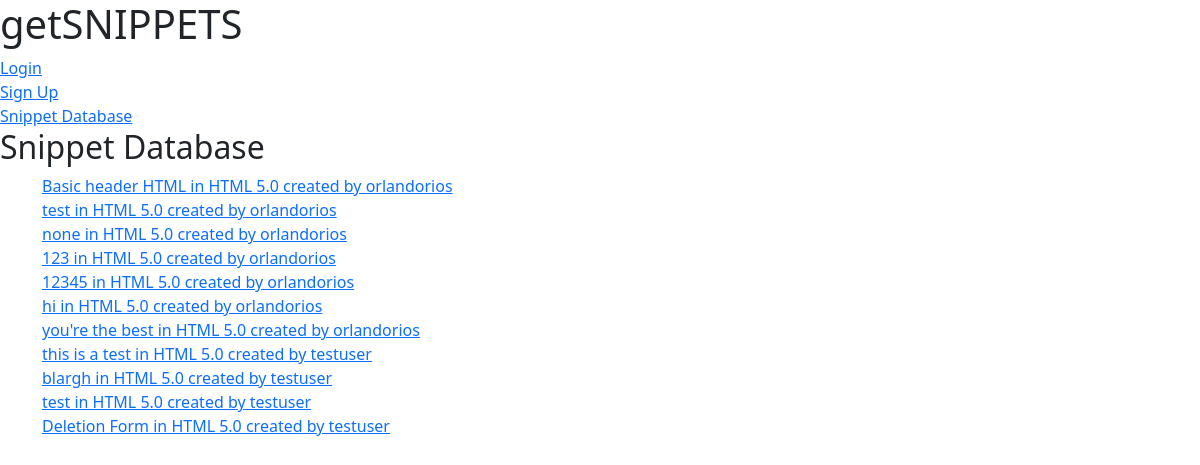
The app's page /, older data.
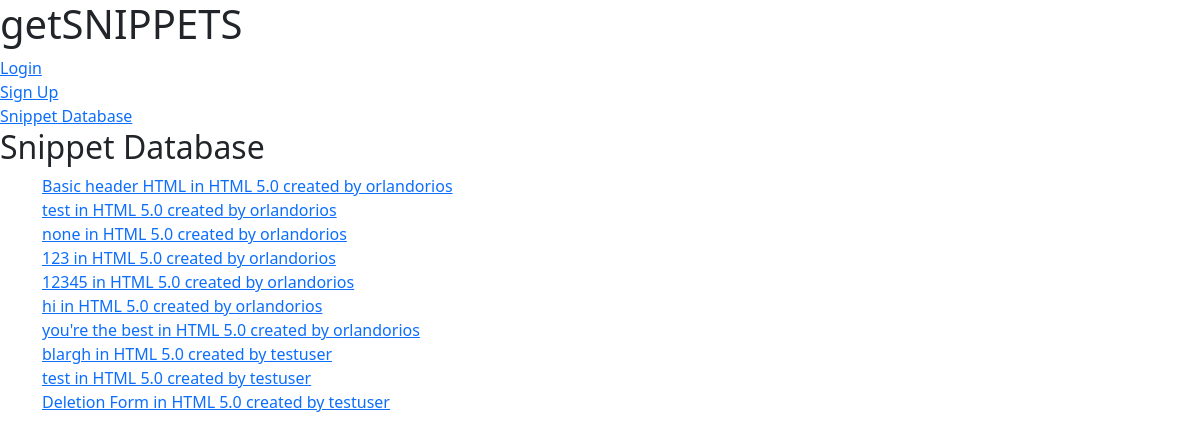
The same page, newer data.
### snippets/models.py (models this page shows)
class Snippet(models.Model):
    code = models.TextField()
    description = models.CharField(max_length=512)
    language = models.ForeignKey('Language',
    on_delete=models.CASCADE, related_name="snippets", blank=True, null=True)
    users = models.ManyToManyField('User', related_name='snippets')
    author = models.ForeignKey('User', on_delete=models.CASCADE, related_name="user_snippet")
    parent = models.ForeignKey('Snippet', on_delete=models.SET_NULL, related_name="fork",
        blank=True, null=True)
    def __str__(self):
        return f'{self.description} in {self.language} created by {self.author}'
    def is_user_favorite(self, user):
        for favorite in self.favorites.all():
            if favorite.snippet == self:
                return True

class Language(models.Model):
    name = models.CharField(max_length=255)
    version = models.FloatField(blank=True, null=True)
    def __str__(self):
        return f'{self.name} {self.version}'

class User(BaseUser):
    pass

### snippets/views.py (the view)
# urls.py: path('', include('snippets.urls')),
def snippets(request):
    snippets = Snippet.objects.all()
    favorite_snippets=[snippet for snippet in snippets if snippet.is_user_favorite(request.user)]
    return render(request, 'snippets/snippets.html', {'snippets': snippets, 'favorite_snippets': favorite_snippets})

### templates/snippets/snippets.html (shortened to what this page needs)
{% extends "base.html" %}
{% block content %}
<h2>Snippet Database</h2>
<div class="container">
    {% for snippet in snippets %}
    <div class="snippet-box">
        <a class="snippet-name" href="{% url 'snippet_detail' pk=snippet.pk %}"> {{ snippet }} </a>
    </div>
    {% endfor %}
</div>
{% endblock %}

Row changes from the older to the newer data that the page shows:
removed Snippet: description+language+author "this is a test in HTML 5.0 created by testuser"
